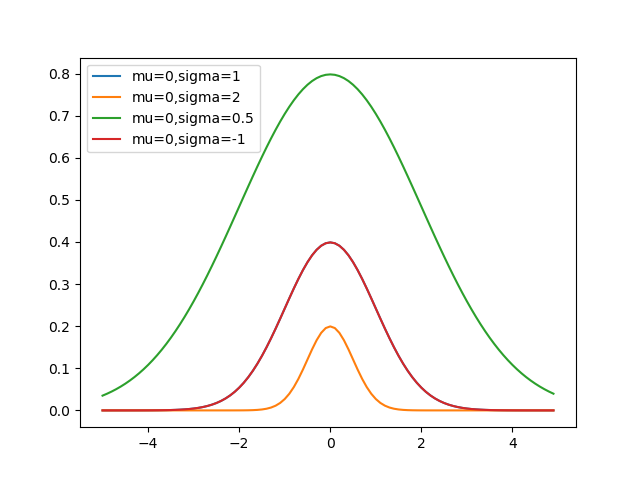

Python code for this plot:
import math
def normal_pdf(x, mu=0, sigma=1):
    return math.exp(-math.pow(x-mu,2)/2*math.pow(sigma,2))/math.sqrt(2*math.pi*math.pow(sigma,2))

import matplotlib.pyplot as plt
xs = [x / 10.0 for x in range(-50, 50)]
plt.plot(xs, [normal_pdf(x, sigma=1) for x in xs], '-', label='mu=0,sigma=1')
plt.plot(xs, [normal_pdf(x, sigma=2) for x in xs], '-', label='mu=0,sigma=2')
plt.plot(xs, [normal_pdf(x, sigma=0.5) for x in xs], '-', label='mu=0,sigma=0.5')
plt.plot(xs, [normal_pdf(x, sigma=-1) for x in xs], '-', label='mu=0,sigma=-1')
plt.legend()
plt.show()
